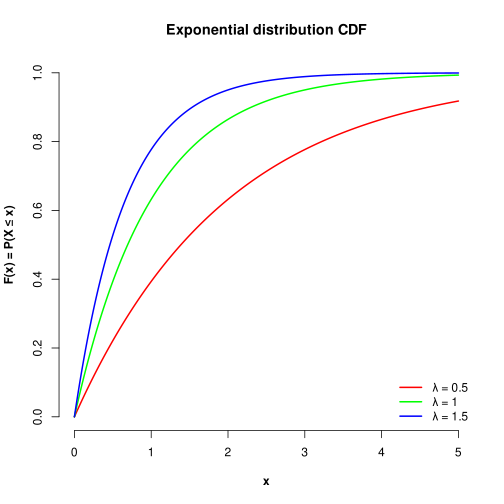

The script that saved this image:
svg("Exponential_CDF.svg")

plot(xlim = c(0, 5), ylim = c(0, 1), x = "", type = "l",
     main = "Exponential distribution CDF", xlab = "x",
     ylab = "F(x) = P(X ≤ x)", bty = 'n', font.lab = 2)

points(seq(0, 5, 1/1000), pexp(seq(0, 5, 1/1000), rate = 0.5),
       type = 'l', lwd = 2, col = "red")
points(seq(0, 5, 1/1000), pexp(seq(0, 5, 1/1000), rate = 1),
       type = 'l', lwd = 2, col = "green")
points(seq(0, 5, 1/1000), pexp(seq(0, 5, 1/1000), rate = 1.5),
       type = 'l', lwd = 2, col = "blue")

legend('bottomright', legend = c('λ = 0.5', 'λ = 1', 'λ = 1.5'),
       lwd = c(2, 2, 2), col = c('red', 'green', 'blue'), 
       bty = 'n')

dev.off()
